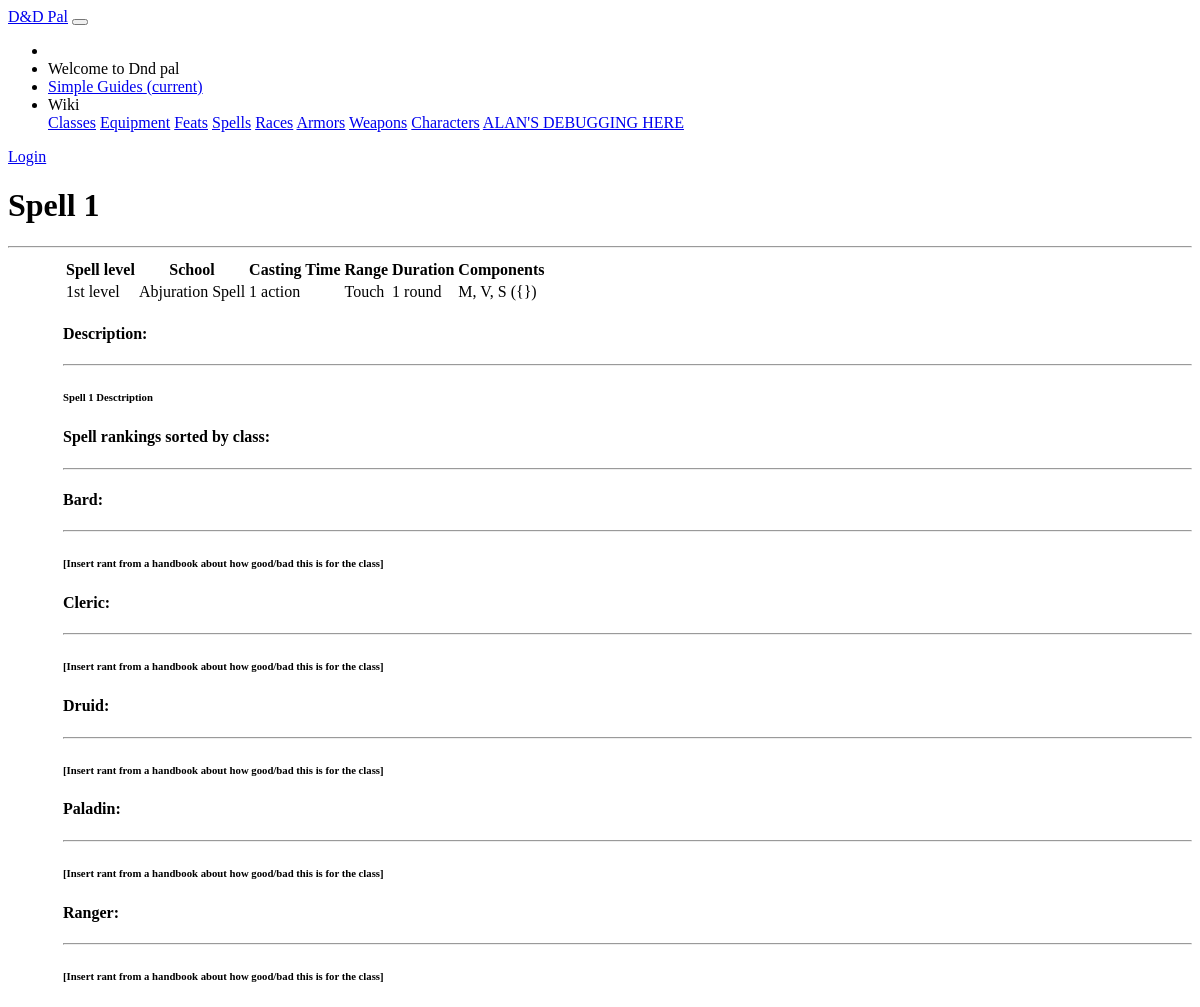
Page /dndpal/spell/Spell 1 on the earlier database version.
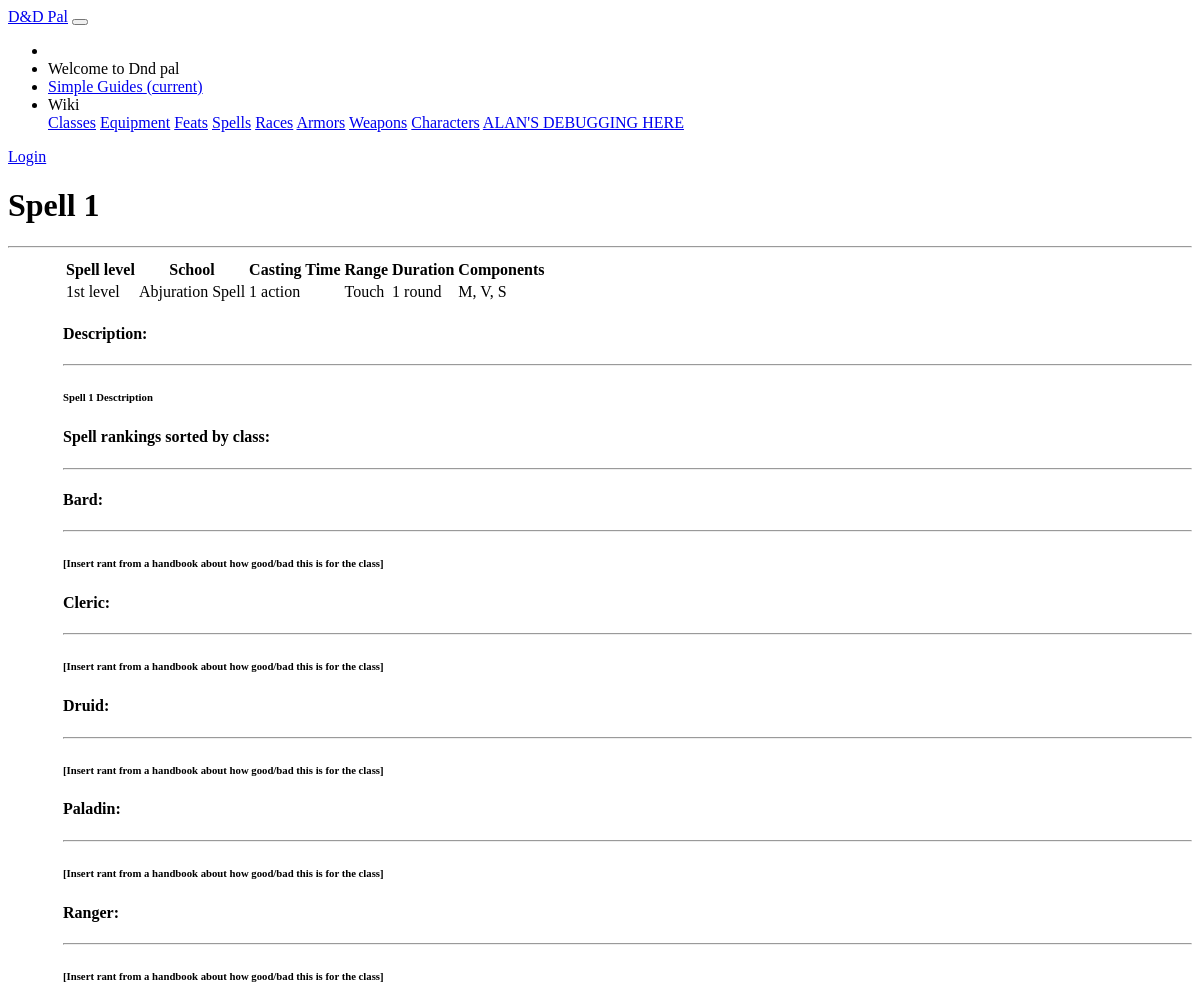
Same page on the later database version.
### dndpal/models.py (models this page shows, shortened)
class Spell(models.Model):
    name = models.CharField(default = '', primary_key = True, max_length = 100, help_text = "Enter the name of the spell")
    spell_level = models.SmallIntegerField(default= 0, null=True, help_text="Enter the spell level of this spell")
    cast_time = models.CharField(default = "", max_length = 10000, help_text = "Enter the action it takes to cast the spell.")
    duration = models.CharField(default = "", max_length = 10000, help_text = "Enter the duration of the spell in rounds.")
    range = models.CharField(default = "", max_length = 10000, help_text = "Enter the range of the spell in feet. If the range is a touch, enter the value: Touch")
    area_effected = models.CharField(default = "", max_length = 10000, blank=True, help_text = "If the spell affects an area, enter the area affected by the spell (in feet).")
    materials = models.CharField(default = "", max_length = 10000, blank=True, help_text = "If the Spell has material components, enter the materials separated with commas.")
    components = models.CharField(default = "", max_length = 10000, help_text = "Enter the spell components of this spell")
    SCHOOL_CHOICES = (
        ('ab', 'Abjuration'),
        ('co', 'Conjuration'),
        ('di', 'Divination'),
        ('en', 'Enchantment'),
        ('ev', 'Evocation'),
        ('il', 'Illusion'),
        ('ne', 'Necromancy'),
        ('tr', 'Transmutation'),
        ('un', 'Universal')
    )
    school = models.CharField(max_length = 2, choices = SCHOOL_CHOICES, default = 'ab')
    description = models.CharField(default = "", max_length = 10000, help_text = "Enter the spell description")

### dndpal/views.py (the view)
# urls.py: path('spell/<str:pk>', views.SpellDetailView.as_view(), name='spell-detail'),
class SpellDetailView(generic.DetailView):
    model = Spell
    def get_context_data(self, **kwargs):
        context = super(SpellDetailView, self).get_context_data(**kwargs)
        context['ranks'] = {}
        context['sranks'] = {}
        charQuerySet = CharacterClassSpellList.objects.filter(spell_list = context['spell'])
        for s in charQuerySet:
            context['ranks'][s.character_class.name] = s.ranking
        subQuerySet = CharacterSubclassSpellList.objects.filter(spell_list = context['spell'])
        for s in subQuerySet:
            context['sranks'][s.subclass.name] = s.ranking
        print('properties'+str(context['ranks']))
        return context

### dndpal/templates/dndpal/spell_detail.html
{% extends "base_generic.html" %}
{% block content %}
<main role="main" class="container">
    <div class="container card m-4" style="margin-top:10px;">
        <div class="row  m-4" style="margin-top: 10px">
            <div class="col-md">
                <h1>{{spell.name}}</h1>
                <hr>
            </div>
        </div>
        <div class="pb-2" style="margin-left: 55px;">
            <div class="row mb-4" style="margin-top: 10px">
                <div class="col-xl-8">
                    <table class="table table-striped">
                        <thead>
                        <tr>
                            <th scope="col">Spell level</th>
                            <th scope="col">School</th>
                            <th scope="col">Casting Time</th>
                            <th scope="col">Range</th>
                            <th scope="col">Duration</th>
                            <th scope="col">Components</th>
                        </tr>
                        </thead>
                        <tbody>
                        <tr>
                            <td>1st level</td>
                            <td>{{spell.get_school_display}} Spell</td>
                            <td>{{spell.cast_time}}</td>
                            {% if spell.area_effected == "" %}
                                <td>{{spell.range}}</td>
                            {% else %}
                                <td>{{spell.range}} ({{spell.area_effected}})</td>
                            {% endif %}
                            <td>{{spell.duration}}</td>
                            {% if spell.materials == "" %}
                                <td>{{spell.components}}</td>
                            {% else %}
                                <td>{{spell.components}} ({{spell.materials}})</td>
                            {% endif %}
                        </tr>
                        </tbody>
                    </table>
                </div>
            </div>
            <div class="row my-4" style="margin-top: 10px">
                <div class="col-xl-8">
                    <h4>Description:</h4>
                    <hr>
                    <h6>{{spell.description}}</h6>
                </div>
            </div>
            <div class="row my-4" style="margin-top: 10px">
                <div class="col-xl-8">
                    <h4>Spell rankings sorted by class:</h4>
                    <hr>
                    <div class="card col-xl-10 p-3 my-3">
                        <h4>Bard:</h4>
                        <hr>
                        <h6 class="pl-3">
                            [Insert rant from a handbook about how good/bad this is for the class]
                        </h6>
                    </div>
                    <div class="card col-xl-10 p-3 my-3">
                        <h4>Cleric:</h4>
                        <hr>
                        <h6 class="pl-3">
                            [Insert rant from a handbook about how good/bad this is for the class]
                        </h6>
                    </div>
                    <div class="card col-xl-10 p-3 my-3">
                        <h4>Druid:</h4>
                        <hr>
                        <h6 class="pl-3">
                            [Insert rant from a handbook about how good/bad this is for the class]
                        </h6>
                    </div>
                    <div class="card col-xl-10 p-3 my-3">
                        <h4>Paladin:</h4>
                        <hr>
                        <h6 class="pl-3">
                            [Insert rant from a handbook about how good/bad this is for the class]
                        </h6>
                    </div>
                    <div class="card col-xl-10 p-3 my-3">
                        <h4>Ranger:</h4>
                        <hr>
                        <h6 class="pl-3">
                            [Insert rant from a handbook about how good/bad this is for the class]
                        </h6>
                    </div>
                </div>
            </div>
        </div>
    </div>
</main>
{% endblock %}

Differences in the rows shown:
changed Spell "Spell 1": materials "{}" → (not shown)
